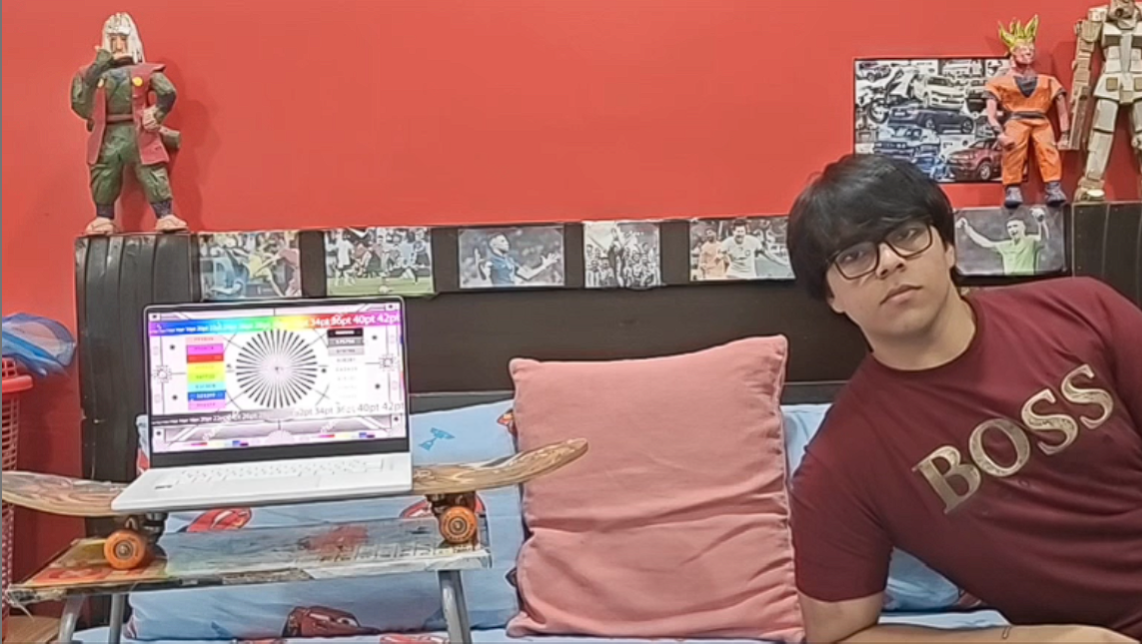
#> input picture BEFORE.png, 1142 x 644 px, given in place of the camera
$ python filters.py
#> lines starting #> are read from the running program, lines starting #| are printed output that depends on the picture
# 3rd filters.py
import cv2

cap = cv2.VideoCapture(0)

while True:
    ret, frame = cap.read()
#> frame is the input picture: shape (644, 1142, 3); mean B, G, R 101.3, 106.5, 159

    gray = cv2.cvtColor(frame, cv2.COLOR_BGR2GRAY)
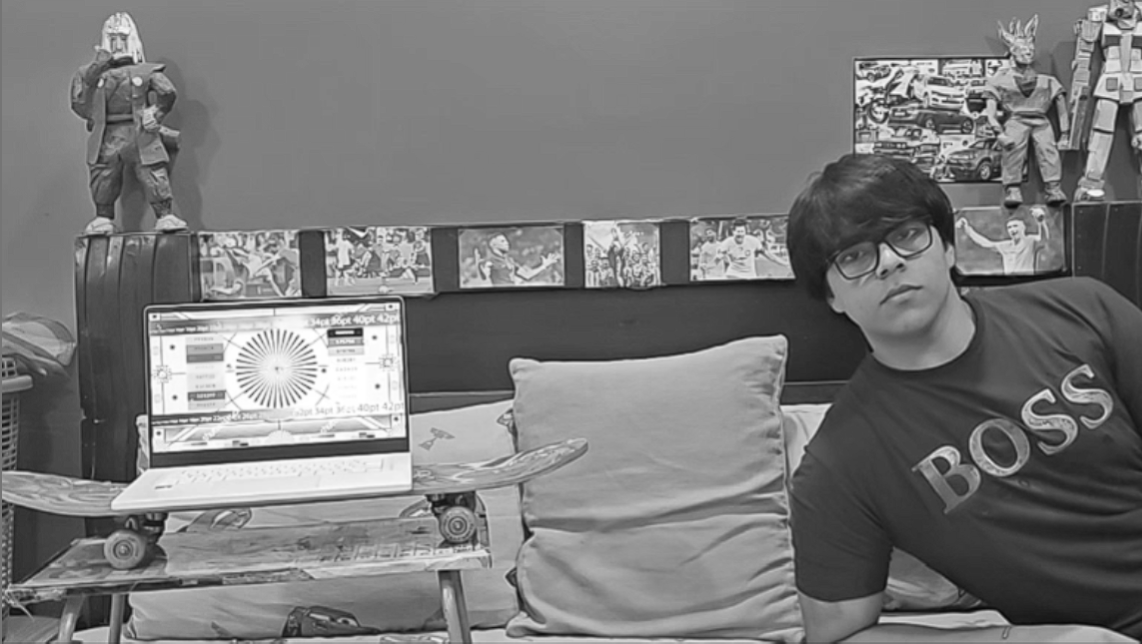
#> gray: shape (644, 1142); min 6, max 255, mean 121.6

    blurred = cv2.GaussianBlur(gray, (3, 3), 0)

    sharp = cv2.addWeighted(gray, 1.5, blurred, -0.5,0)

    bright = cv2.convertScaleAbs(gray, alpha=1.5, beta=30)
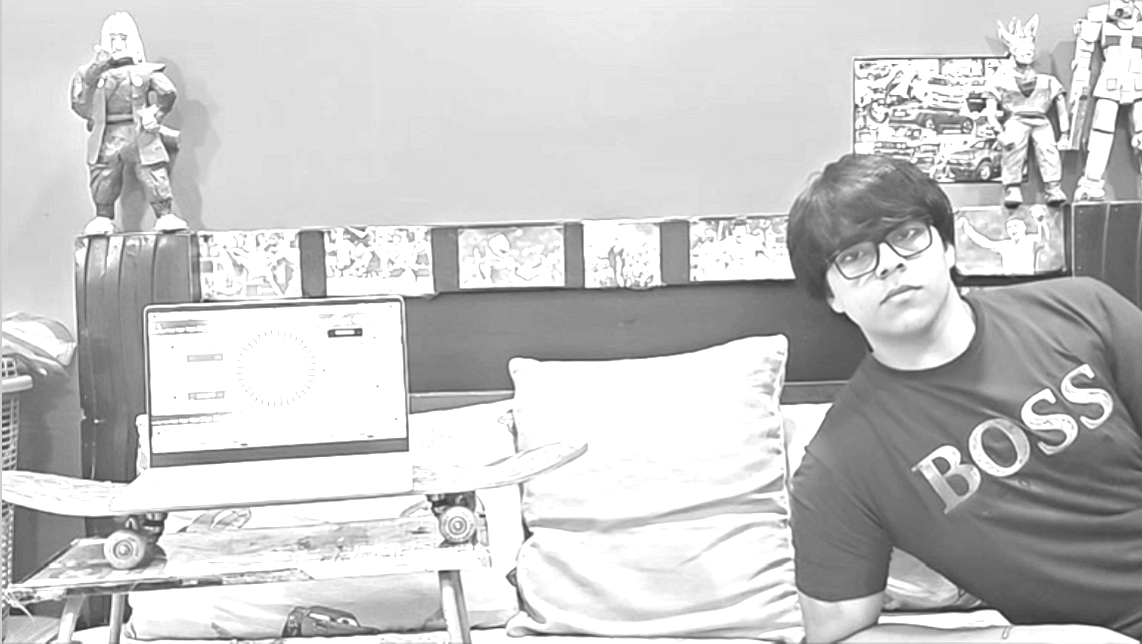
#> bright: shape (644, 1142); min 39, max 255, mean 199.4

    cv2.imshow("Gray", gray)
    cv2.imshow("Blurred", blurred)
    cv2.imshow("Sharp", sharp)
    cv2.imshow("Bright", bright)

    if cv2.waitKey(1) == ord('q'):
#> (key q is pressed here)
        break

cap.release()
cv2.destroyAllWindows()
